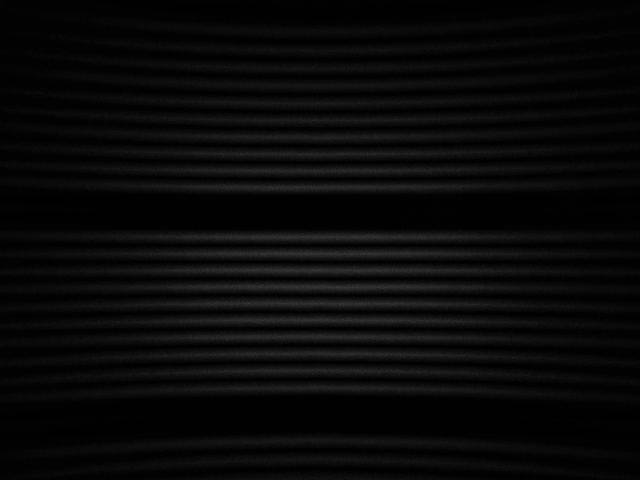
#> input picture OOK/sample_packets/frame_663.png, 640 x 480 px
$ python Opt_Cam.py
#> lines starting #> are read from the running program, lines starting #| are printed output that depends on the picture; after the words box and inside, x2 and y2 are one past the last pixel; in counts of white or black regions, pixels touching at a corner belong together
import cv2
import numpy as np
import matplotlib.pyplot as plt

# Load image
file_path = "OOK/sample_packets/frame_663.png"

image = cv2.imread(file_path, cv2.IMREAD_GRAYSCALE)
#> image is the input picture: shape (480, 640); min 0, max 62, mean 8.8

if image is None:
    print("Error: Image not found!")
else:
    print("Image loaded successfully!")

# Threshold to find black regions
_, thresh = cv2.threshold(image, 30, 255, cv2.THRESH_BINARY_INV)  # Invert: black -> white
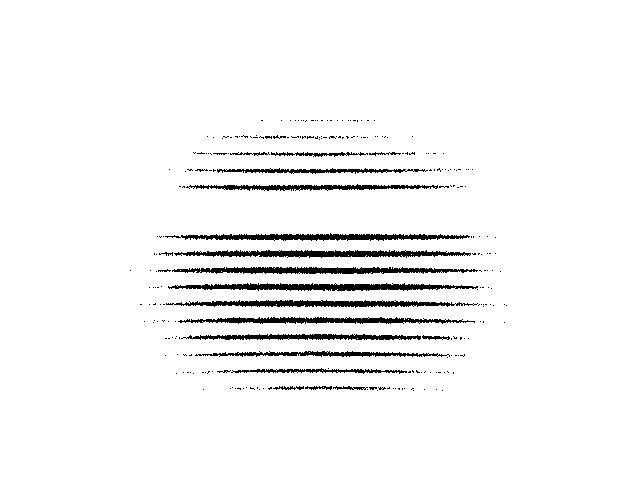
#> thresh: shape (480, 640); 95.6% white; 252 black regions (230 under 20 px), largest, box (x1, y1, x2, y2) and area: (168, 283, 478, 291) 1534, (174, 250, 471, 258) 1453, (172, 267, 478, 274) 1432

# Sum across rows to find the black headers
row_sums = np.sum(thresh, axis=1)
#> row_sums = 480 values, max 163200 at index 0, min 80070 at index 270, mean 156056.8

# Find where the black headers are
black_row_indices = np.where(row_sums > (0.9 * np.max(row_sums)))[0]  # High row sums = big black areas
#> black_row_indices = 419 values from 0 to 479

# Group rows into two regions (header 1 and header 2)
start_row = black_row_indices[-1]  # Bottom black header
#> start_row = 479
end_row = black_row_indices[0]     # Top black header
#> end_row = 0

# Crop the ROI between the headers
roi = image[end_row:start_row, :]

# Threshold the ROI into pure black and white
_, binary_roi = cv2.threshold(roi, 127, 1, cv2.THRESH_BINARY)
#> binary_roi: shape (479, 640); every value is 0

# Show result
plt.figure(figsize=(10, 6))
plt.subplot(1, 3, 1)
plt.title('Original')
plt.imshow(image, cmap='gray')

plt.subplot(1, 3, 2)
plt.title('ROI')
plt.imshow(roi, cmap='gray')

plt.subplot(1, 3, 3)
plt.title('Binary ROI (1/0)')
plt.imshow(binary_roi, cmap='gray')
plt.show()
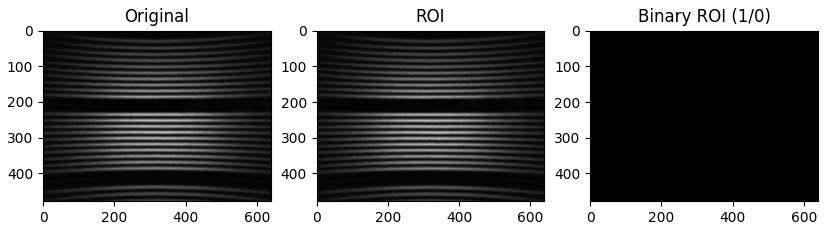
#> figure drawn by matplotlib, 3 panels
